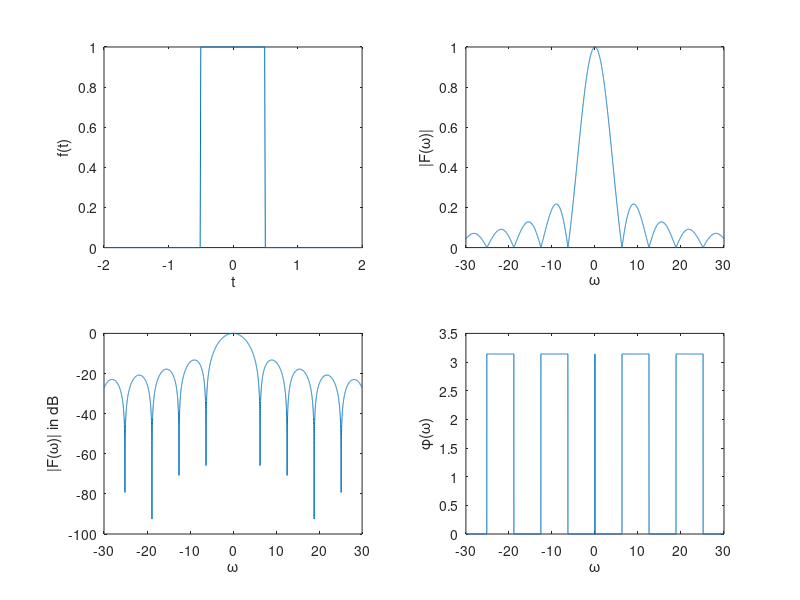

The MATLAB script that drew this image:
%习题三矩形脉冲信号
close all;
E=1;T=1;
t=-2:0.01:2;
w=-30:0.01:30;
f=E*rectpuls(t,T);
F=E*T*sin(T/2*w)./(T/2*w);
subplot(2,2,1);
plot(t,f);xlabel('t');ylabel('f(t)');

subplot(2,2,2);
plot(w,abs(F));xlabel('\omega');ylabel('|F(\omega)|');

max_logF=max(abs(F));
subplot(2,2,3);
plot(w,20*log10(abs(F)/max_logF));xlabel('\omega');ylabel('|F(\omega)| in dB');

subplot(2,2,4);
plot(w,angle(F));xlabel('\omega');ylabel('\phi(\omega)');